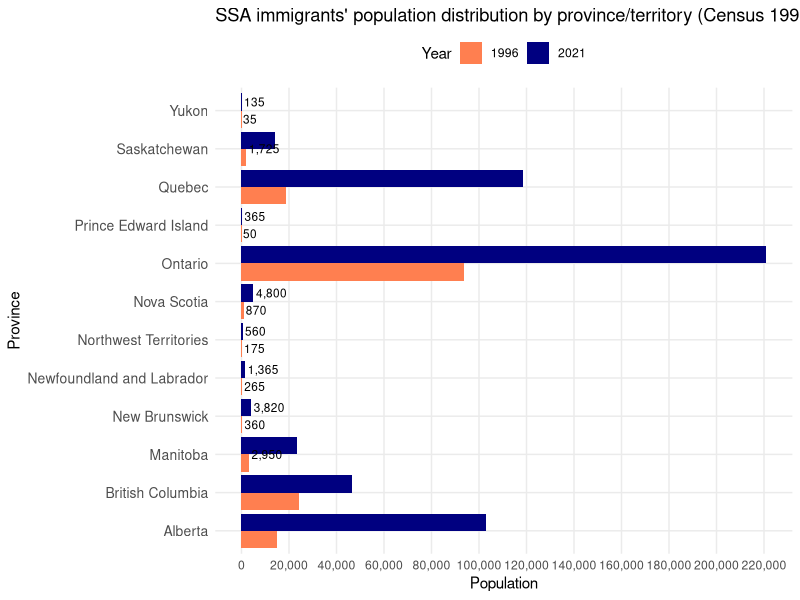
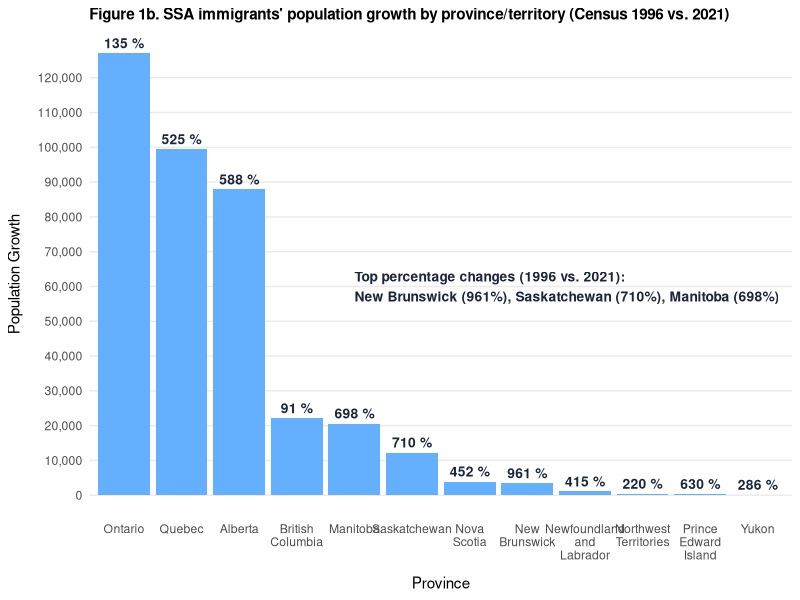

These charts were generated, in order, by the following R code:
# Store Provinces
Provinces <- c("Alberta", "British Columbia", "Manitoba", "New Brunswick", 
               "Newfoundland and Labrador", "Nova Scotia", 
               "Northwest Territories", "Ontario", "Prince Edward Island", 
               "Quebec", "Saskatchewan", "Yukon")

# Store 1996 Populations
Population_in_1996 <- c(14940, 24300, 2950, 360, 265, 870, 175, 93895, 50,
                        18945, 1725, 35)

# Store 2021 Populations
Population_in_2021 <- c(102820, 46395, 23555, 3820, 1365, 4800, 560, 220915, 
                        365, 118360, 13980, 135)

# Put populations in 1996 and 2021 in dataset based on PROVINCE
SSHA_Population <- data.frame(Provinces, Population_in_1996, 
                              Population_in_2021)

View(SSHA_Population)

library(tidyverse)

# Create Percentage Change Column
SSHA_Population_PercentageChange <- SSHA_Population %>% 
  mutate(Percentage_Change = # ((New Value - Old Value)/ Old Value) * 100
    ((Population_in_2021 - Population_in_1996) / Population_in_1996) 
         * 100)
View(SSHA_Population_PercentageChange)

# Create Population Growth Column
SSHA_Population_PercentageChange_PopulationGrowth <- 
  SSHA_Population_PercentageChange %>% mutate(
    Population_Growth = # New Population - Old Population
      Population_in_2021 - Population_in_1996
    )

View(SSHA_Population_PercentageChange_PopulationGrowth)

library(ggplot2)

# FIGURE 1
SSHA_Population_long <- SSHA_Population %>%
  pivot_longer(
    cols = c(Population_in_1996, Population_in_2021),
    names_to = "Year",
    values_to = "Population"
  ) %>%
  # Convert Year names to just the year values
  mutate(Year = ifelse(Year == "Population_in_1996", "1996", "2021"))

# Create the horizontal grouped bar chart
Figure_1 <- ggplot(SSHA_Population_long, aes(y = Provinces, x = Population, fill = Year)) +
  geom_col(position = position_dodge(width = 0.9)) +
  scale_fill_manual(values = c("1996" = "#FF7F50", "2021" = "#000080")) +  # Orange for 1996, Navy blue for 2021
  # Add labels directly on the bars for small values
  geom_text(aes(label = scales::comma(Population)), 
            position = position_dodge(width = 0.9),
            hjust = -0.1,  # Position text just outside the bars
            size = 3,      # Smaller text size
            color = "black",
            data = . %>% filter(Population < 5000)) +  # Only label small values
  # Increase x-axis limit to make room for labels
  scale_x_continuous(labels = scales::comma, limits = 
                       c(0, max(Population_in_2021)), breaks = 
                       seq(0, 250000, 20000)) +
  labs(
    title = "SSA immigrants' population distribution by province/territory (Census 1996 vs 2021)",
    y = "Province",
    x = "Population"
  ) +
  theme_minimal() +
  theme(
    panel.grid.minor = element_blank(),
    legend.position = "top",
    axis.text.y = element_text(size = 10)
  )

Figure_1

# FIGURE 1B
# First, make sure provinces are ordered by Population_Growth
ordered_data <- SSHA_Population_PercentageChange_PopulationGrowth %>%
  arrange(desc(Population_Growth)) %>%
  mutate(Provinces = factor(Provinces, levels = Provinces)) %>% 
  mutate(Percentage_Change = round(Percentage_Change))

# Create the improved bar chart
Figure_1b <- ggplot(ordered_data, aes(x = Provinces, y = Population_Growth)) +
  geom_col(fill = "#65AFFF") +  # Removed incorrect margin parameter
  labs(
    title = "Figure 1b. SSA immigrants' population growth by province/territory (Census 1996 vs. 2021)",
    x = "Province",
    y = "Population Growth"
  ) +
  # Wrap province names to multiple lines
  scale_x_discrete(labels = function(x) str_wrap(x, width = 10)) +
  scale_y_continuous(
    labels = scales::comma,  # Add commas to numbers
    breaks = seq(0, max(ordered_data$Population_Growth), 10000)  # Create evenly spaced breaks
  ) +
  # Improve the theme
  theme_minimal() +
  theme(
    plot.title = element_text(size = 11, face = "bold"),
    axis.title.y = element_text(margin = margin(r = 10)),
    axis.title.x = element_text(margin = margin(t = 10)),
    panel.grid.major.x = element_blank(),  # Remove vertical grid lines
    panel.grid.minor = element_blank(),    # Remove minor grid lines
    axis.text.x = element_text(angle = 0)
  ) +
  geom_text(
    aes(label = paste(Percentage_Change, "%")),
    vjust = -0.5,
    size = 3.5,
    color = "#1B263B",
    fontface = "bold"
  ) + 
  annotate(
    "text", x = 5, y = 60000,  
    label = "Top percentage changes (1996 vs. 2021):\nNew Brunswick (961%), Saskatchewan (710%), Manitoba (698%)",
    hjust = 0,  # Left-align text
    size = 3.5,  # Text size
    fontface = "bold",
    color = "#1B263B"
  )

Figure_1b
